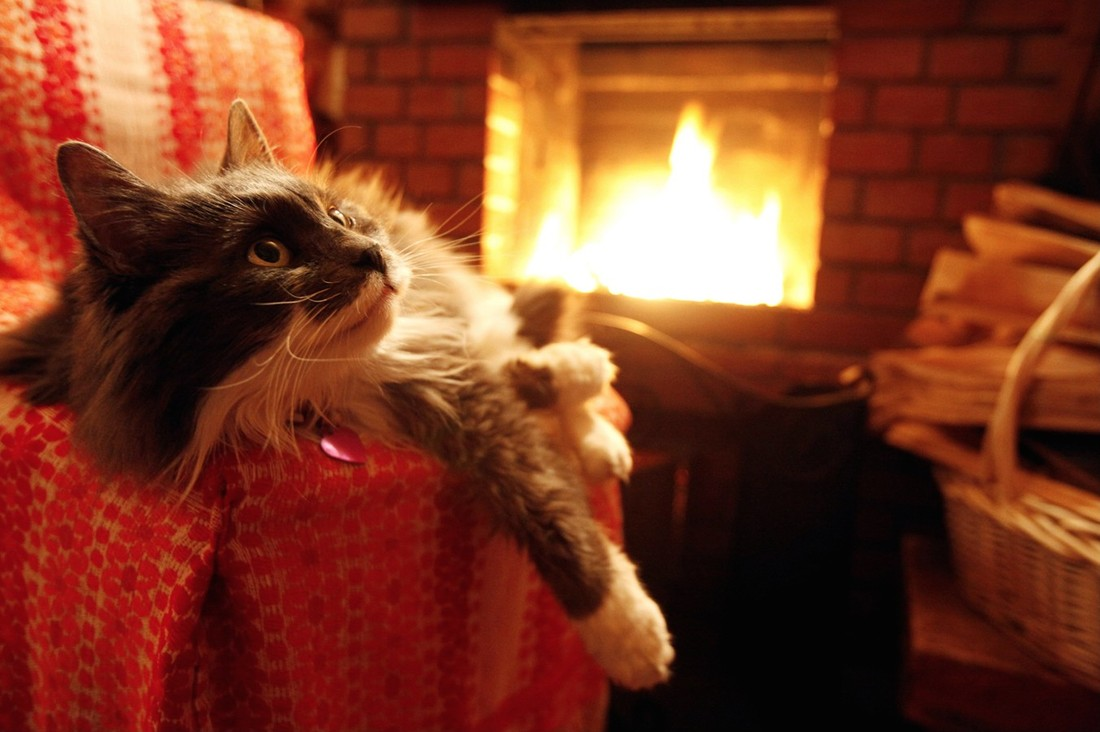
#> input picture OpenCV-Tasks/input_images/photo4.jpg, 1100 x 732 px
$ python 18.py
#> lines starting #> are read from the running program, lines starting #| are printed output that depends on the picture; after the words box and inside, x2 and y2 are one past the last pixel; in counts of white or black regions, pixels touching at a corner belong together
# Сделать бинаризацию изображения
import cv2

image_path = "input_images/photo4.jpg"
output_image_path = "output_images/binary_image.jpg"

img = cv2.imread(image_path)
#> img is the input picture: shape (732, 1100, 3); mean B, G, R 35.6, 58.9, 123.8
gray_img = cv2.cvtColor(img, cv2.COLOR_BGR2GRAY)
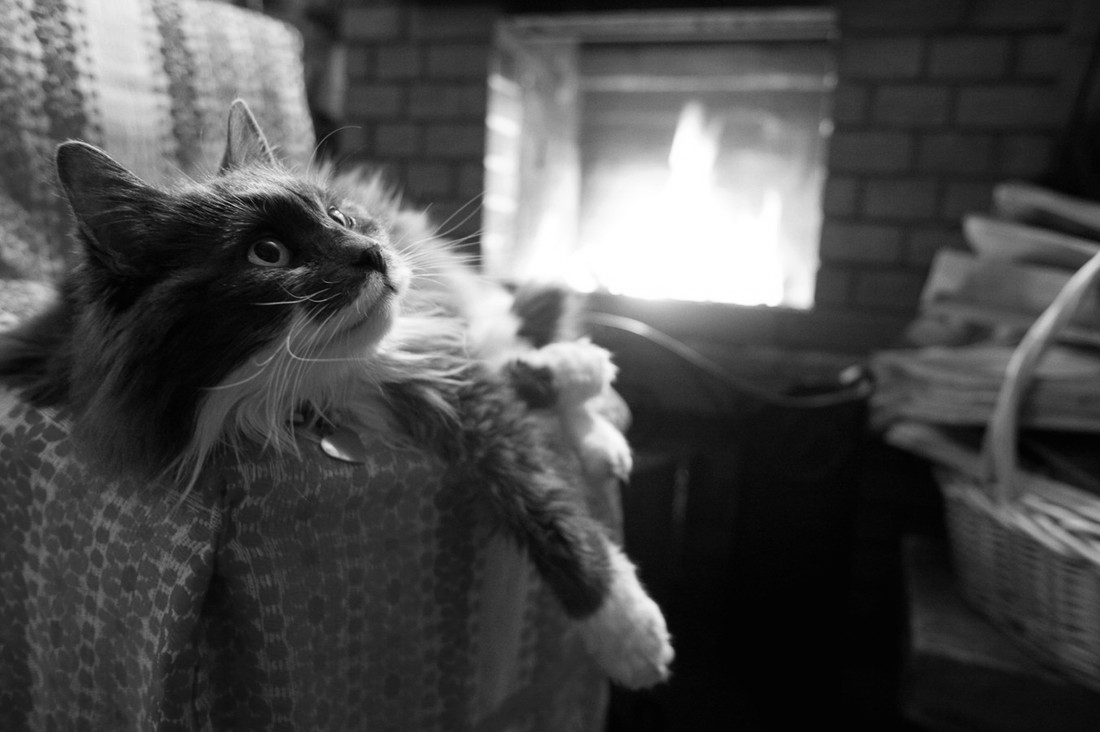
#> gray_img: shape (732, 1100); min 1, max 255, mean 75.6

_, result_img = cv2.threshold(gray_img, 127, 255, 0)
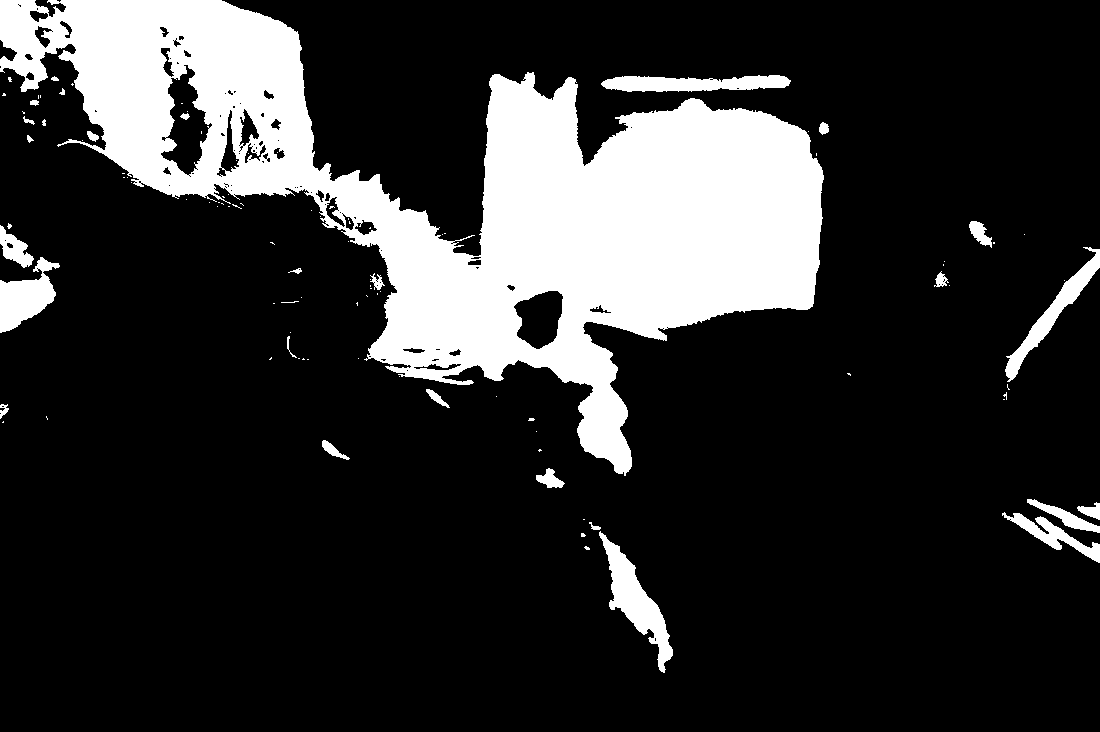
#> result_img: shape (732, 1100); 18.8% white; 104 white regions (76 under 20 px), largest, box (x1, y1, x2, y2) and area: (0, 0, 824, 476) 136444, (599, 531, 673, 673) 3156, (601, 75, 791, 92) 2342

cv2.imwrite(output_image_path, result_img)

$ run again, with OpenCV-Tasks/input_images/photo1.jpg copied over OpenCV-Tasks/input_images/photo4.jpg
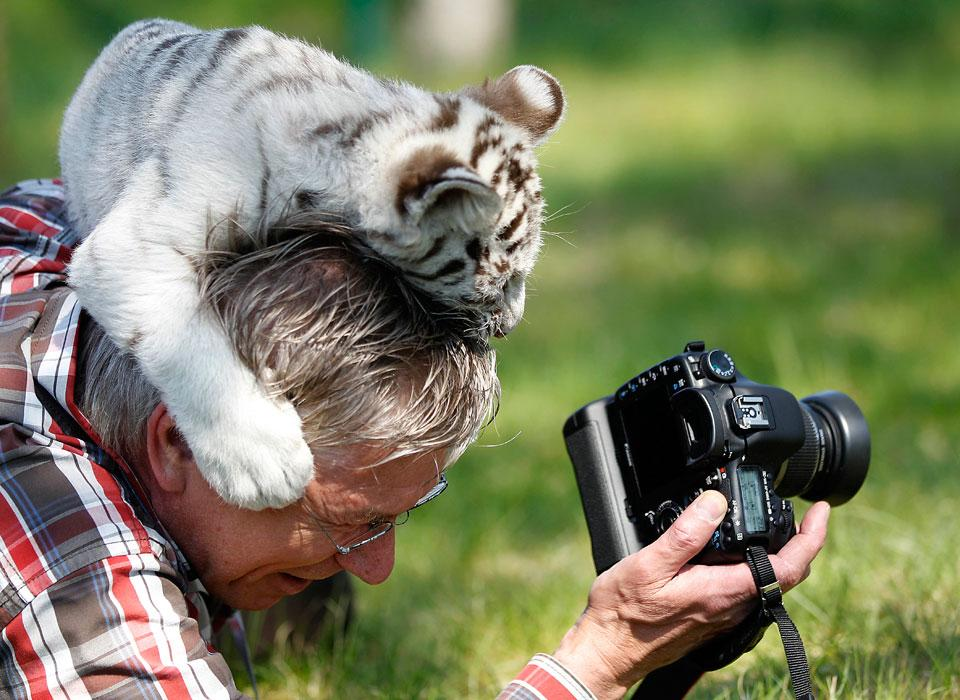
#> input picture OpenCV-Tasks/input_images/photo1.jpg, 960 x 700 px
#> img is the input picture: shape (700, 960, 3); mean B, G, R 95.5, 125.8, 122.3
#> `gray_img = cv2.cvtColor(img, cv2.COLOR_BGR2GRAY)`:
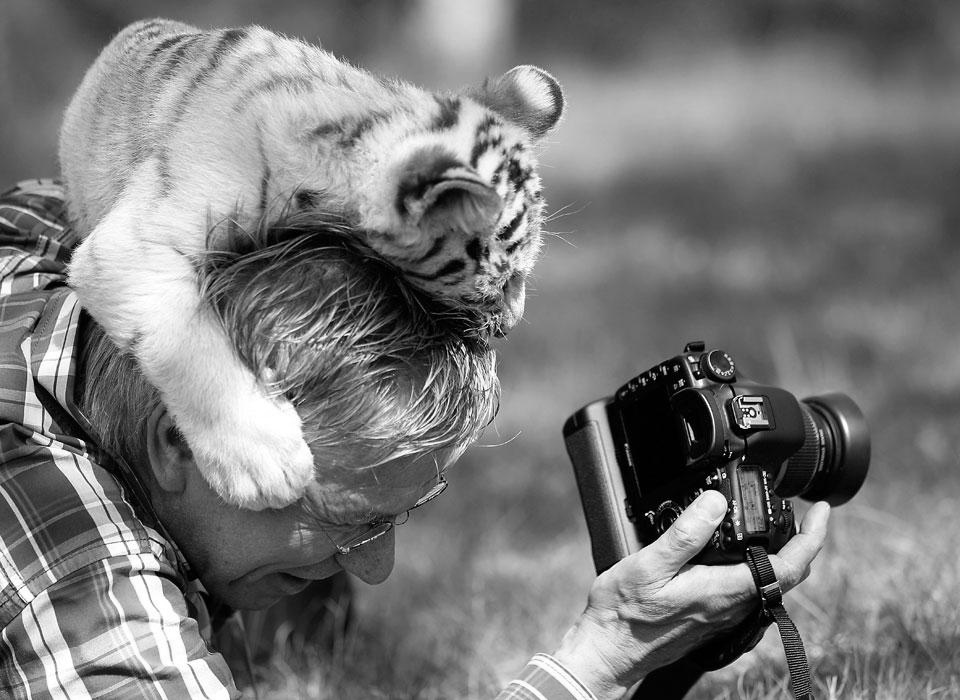
#> gray_img: shape (700, 960); min 0, max 255, mean 121.3
#> `_, result_img = cv2.threshold(gray_img, 127, 255, 0)`:
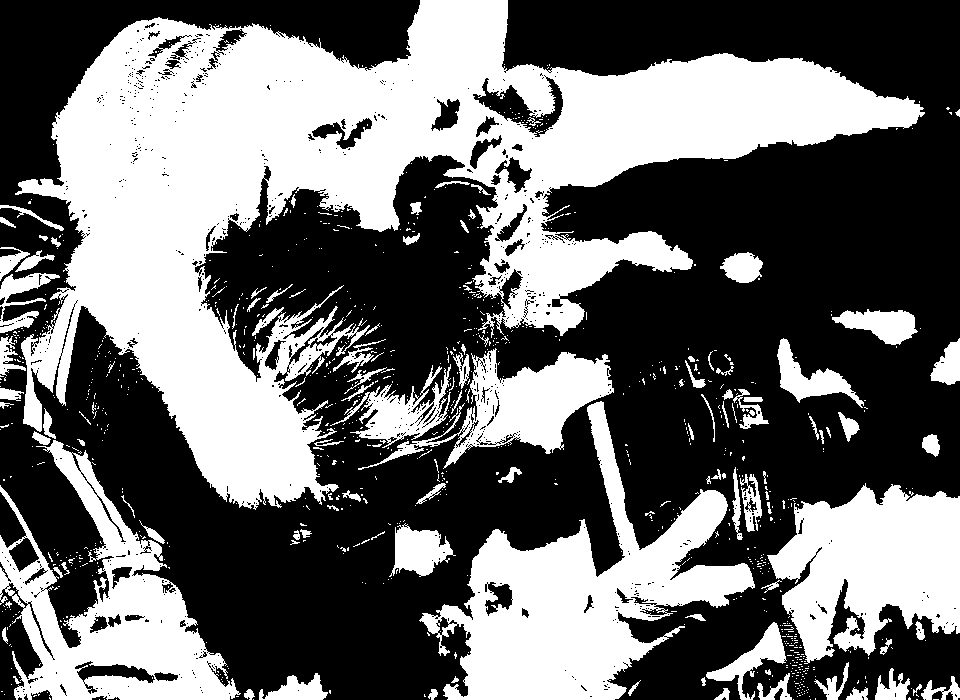
#> result_img: shape (700, 960); 42.1% white; 957 white regions (840 under 20 px), largest, box (x1, y1, x2, y2) and area: (15, 0, 925, 510) 162189, (419, 401, 755, 700) 35673, (0, 440, 241, 700) 23736

$ run again, with OpenCV-Tasks/input_images/photo3.jpg copied over OpenCV-Tasks/input_images/photo4.jpg
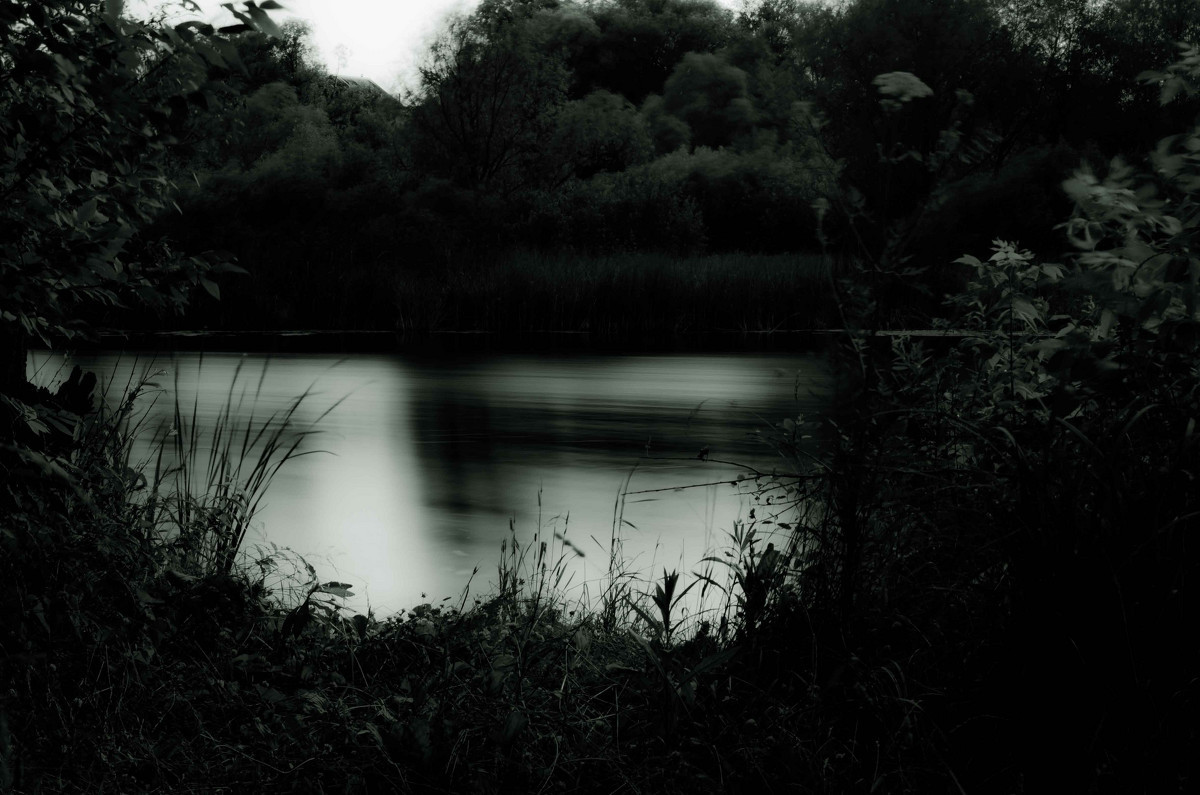
#> input picture OpenCV-Tasks/input_images/photo3.jpg, 1200 x 795 px
#> img is the input picture: shape (795, 1200, 3); mean B, G, R 29.8, 32.4, 29.3
#> `_, result_img = cv2.threshold(gray_img, 127, 255, 0)`:
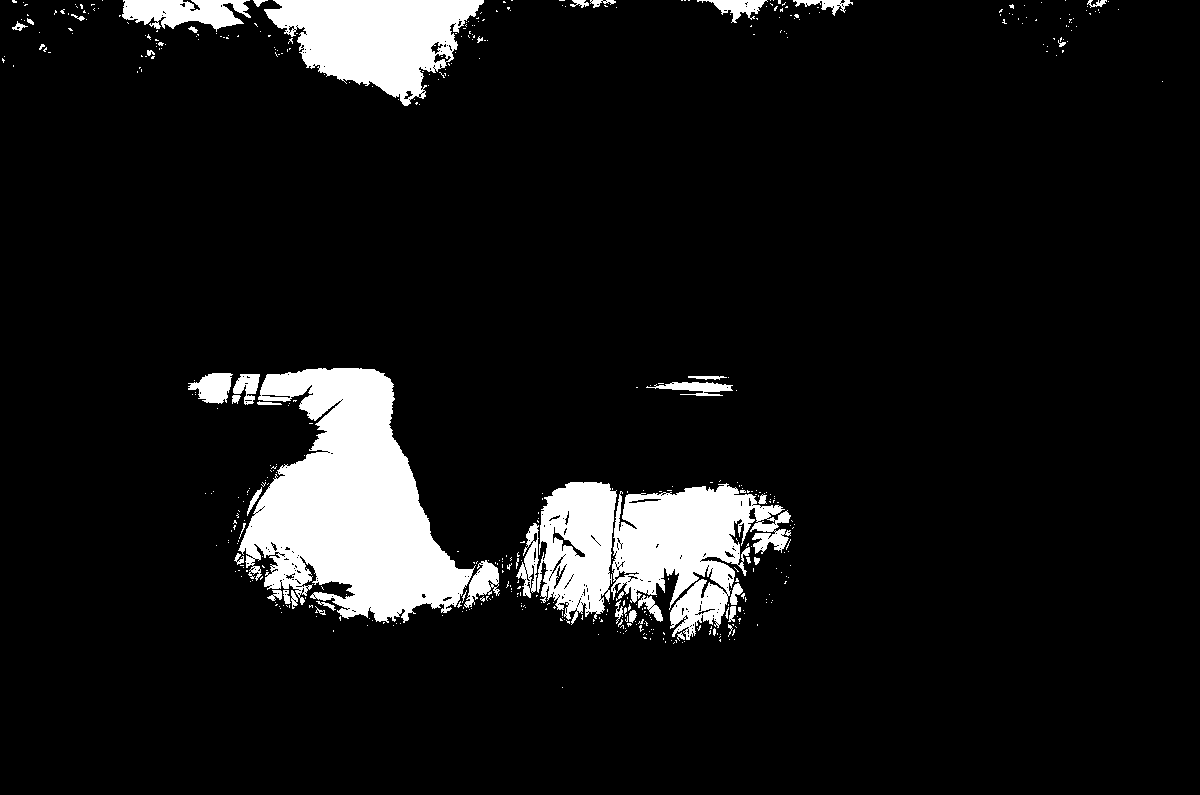
#> result_img: shape (795, 1200); 8.5% white; 504 white regions (457 under 20 px), largest, box (x1, y1, x2, y2) and area: (238, 368, 476, 623) 33466, (611, 483, 791, 640) 14837, (264, 0, 484, 106) 13514
